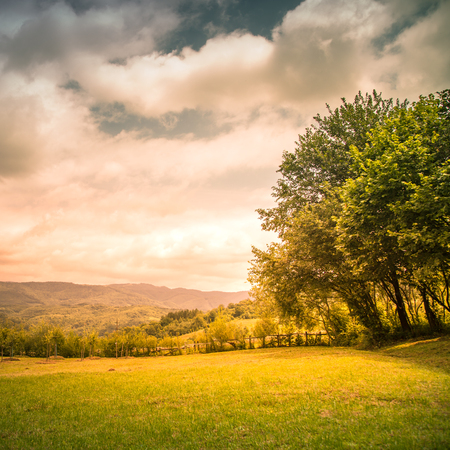
%> input picture imagen.png, 450 x 450 px
$ octave imagen_a_bits_color.m   (GNU Octave 9; MATLAB toolbox functions it lacks are replaced by stand-ins)
%> lines starting %> are read from the running program, lines starting %| are printed output that depends on the picture
%%PARA APSRA CUALQUEIR IMAGEN A COLOR

clc; clear; close all;

% 1. Cargar la imagen
[filename, pathname] = uigetfile({'*.png;*.jpg;*.jpeg;*.bmp;*.tif','All Image Files'}, 'Selecciona una imagen');
%> the answer given: ../imagen.png
if isequal(filename, 0)
    error('No se seleccionó ninguna imagen.');
end
img = imread(fullfile(pathname, filename));
%> img is the input picture: size 450x450x3 uint8; mean R, G, B 178.1, 151, 92.5

% 2. Mostrar la imagen original
figure;
subplot(2,2,1);
imshow(img);
title('Imagen Original');

% 3. Obtener dimensiones e información de la imagen
[rows, cols, channels] = size(img);
%> rows = 450; cols = 450; channels = 3
fprintf('Dimensiones de la imagen original: %d x %d x %d\n', rows, cols, channels);
%| Dimensiones de la imagen original: 450 x 450 x 3

% 4. Calcular el número de bits que generaría la imagen completa
bits_per_pixel = 8; % 8 bits por canal de color
total_bits = rows * cols * channels * bits_per_pixel;
%> total_bits = 4860000

% 5. Ajustar la imagen si el número de bits excede el límite
max_bits = 90000; % Máximo de bits permitido
if total_bits > max_bits
    scale_factor = sqrt(max_bits / (rows * cols * channels));
%> scale_factor = 0.385
    img = imresize(img, scale_factor);
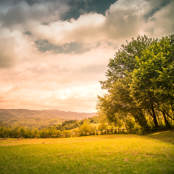
%> img: size 174x174x3 uint8; mean R, G, B 178.1, 151, 92.5
    [rows, cols, channels] = size(img);
%> rows = 174; cols = 174
    fprintf('La imagen se ha reducido a: %d x %d x %d\n', rows, cols, channels);
%| La imagen se ha reducido a: 174 x 174 x 3
end

% 6. Convertir la imagen a bits
bits = reshape(de2bi(img(:), bits_per_pixel, 'left-msb')', [], 1);
num_bits = length(bits);
%> num_bits = 726624
fprintf('Número total de bits después de la reducción: %d\n', num_bits);
%| Número total de bits después de la reducción: 726624

% 7. Mostrar una parte de los bits generados (solo los primeros 100 bits)
subplot(2,2,2);
text(0.1, 0.5, num2str(bits(1:100)'), 'FontSize', 10);
axis off;
title('Primeros 100 bits generados');
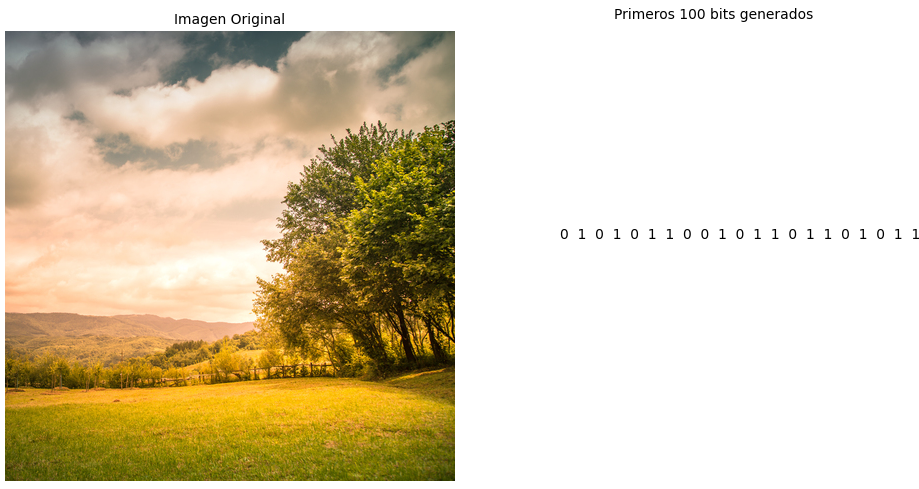
%> figure redrawn from the program's plot data, 2 panels

% 8. Reconstruir la imagen desde los bits
%> (the run ends here)
